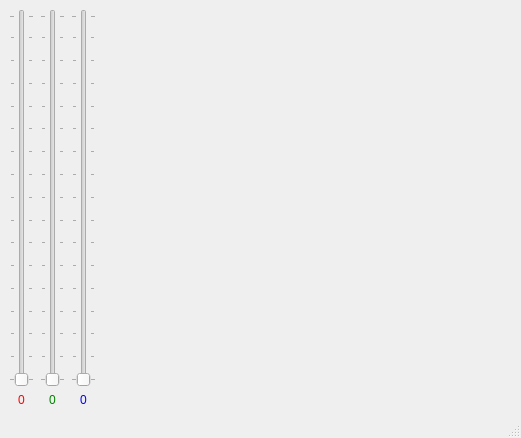
<?xml version="1.0" encoding="UTF-8"?>
<ui version="4.0">
 <class>MainWindow</class>
 <widget class="QMainWindow" name="MainWindow">
  <property name="geometry">
   <rect>
    <x>0</x>
    <y>0</y>
    <width>521</width>
    <height>438</height>
   </rect>
  </property>
  <property name="windowTitle">
   <string>MainWindow</string>
  </property>
  <widget class="QWidget" name="centralwidget">
   <layout class="QHBoxLayout" name="horizontalLayout">
    <item>
     <layout class="QGridLayout" name="gridLayout">
      <item row="0" column="0">
       <widget class="QSlider" name="redSlider">
        <property name="sizePolicy">
         <sizepolicy hsizetype="Preferred" vsizetype="Expanding">
          <horstretch>0</horstretch>
          <verstretch>0</verstretch>
         </sizepolicy>
        </property>
        <property name="toolTip">
         <string>Suwak czerwony</string>
        </property>
        <property name="styleSheet">
         <string notr="true"/>
        </property>
        <property name="maximum">
         <number>255</number>
        </property>
        <property name="pageStep">
         <number>16</number>
        </property>
        <property name="orientation">
         <enum>Qt::Vertical</enum>
        </property>
        <property name="tickPosition">
         <enum>QSlider::TicksBothSides</enum>
        </property>
       </widget>
      </item>
      <item row="0" column="1">
       <widget class="QSlider" name="greenSlider">
        <property name="sizePolicy">
         <sizepolicy hsizetype="Preferred" vsizetype="Expanding">
          <horstretch>0</horstretch>
          <verstretch>0</verstretch>
         </sizepolicy>
        </property>
        <property name="maximum">
         <number>255</number>
        </property>
        <property name="pageStep">
         <number>16</number>
        </property>
        <property name="orientation">
         <enum>Qt::Vertical</enum>
        </property>
        <property name="tickPosition">
         <enum>QSlider::TicksBothSides</enum>
        </property>
       </widget>
      </item>
      <item row="0" column="2">
       <widget class="QSlider" name="blueSlider">
        <property name="sizePolicy">
         <sizepolicy hsizetype="Preferred" vsizetype="Expanding">
          <horstretch>0</horstretch>
          <verstretch>0</verstretch>
         </sizepolicy>
        </property>
        <property name="maximum">
         <number>255</number>
        </property>
        <property name="pageStep">
         <number>16</number>
        </property>
        <property name="orientation">
         <enum>Qt::Vertical</enum>
        </property>
        <property name="tickPosition">
         <enum>QSlider::TicksBothSides</enum>
        </property>
       </widget>
      </item>
      <item row="1" column="0">
       <widget class="QLabel" name="labelRed">
        <property name="sizePolicy">
         <sizepolicy hsizetype="Preferred" vsizetype="Preferred">
          <horstretch>0</horstretch>
          <verstretch>0</verstretch>
         </sizepolicy>
        </property>
        <property name="styleSheet">
         <string notr="true">color:red</string>
        </property>
        <property name="text">
         <string>0</string>
        </property>
        <property name="alignment">
         <set>Qt::AlignCenter</set>
        </property>
       </widget>
      </item>
      <item row="1" column="1">
       <widget class="QLabel" name="labelGreen">
        <property name="sizePolicy">
         <sizepolicy hsizetype="Preferred" vsizetype="Preferred">
          <horstretch>0</horstretch>
          <verstretch>0</verstretch>
         </sizepolicy>
        </property>
        <property name="styleSheet">
         <string notr="true">color:green</string>
        </property>
        <property name="text">
         <string>0</string>
        </property>
        <property name="alignment">
         <set>Qt::AlignCenter</set>
        </property>
       </widget>
      </item>
      <item row="1" column="2">
       <widget class="QLabel" name="labelBlue">
        <property name="sizePolicy">
         <sizepolicy hsizetype="Preferred" vsizetype="Preferred">
          <horstretch>0</horstretch>
          <verstretch>0</verstretch>
         </sizepolicy>
        </property>
        <property name="styleSheet">
         <string notr="true">color:blue</string>
        </property>
        <property name="text">
         <string>0</string>
        </property>
        <property name="alignment">
         <set>Qt::AlignCenter</set>
        </property>
       </widget>
      </item>
     </layout>
    </item>
    <item>
     <widget class="myWidget" name="widget" native="true">
      <property name="sizePolicy">
       <sizepolicy hsizetype="Expanding" vsizetype="Preferred">
        <horstretch>0</horstretch>
        <verstretch>0</verstretch>
       </sizepolicy>
      </property>
     </widget>
    </item>
   </layout>
  </widget>
  <widget class="QMenuBar" name="menubar">
   <property name="geometry">
    <rect>
     <x>0</x>
     <y>0</y>
     <width>521</width>
     <height>23</height>
    </rect>
   </property>
  </widget>
  <widget class="QStatusBar" name="statusbar"/>
 </widget>
 <customwidgets>
  <customwidget>
   <class>myWidget</class>
   <extends>QWidget</extends>
   <header>my_widget.h</header>
   <container>1</container>
  </customwidget>
 </customwidgets>
 <resources/>
 <connections>
  <connection>
   <sender>greenSlider</sender>
   <signal>valueChanged(int)</signal>
   <receiver>labelGreen</receiver>
   <slot>setNum(int)</slot>
   <hints>
    <hint type="sourcelabel">
     <x>52</x>
     <y>254</y>
    </hint>
    <hint type="destinationlabel">
     <x>45</x>
     <y>392</y>
    </hint>
   </hints>
  </connection>
  <connection>
   <sender>redSlider</sender>
   <signal>valueChanged(int)</signal>
   <receiver>labelRed</receiver>
   <slot>setNum(int)</slot>
   <hints>
    <hint type="sourcelabel">
     <x>26</x>
     <y>232</y>
    </hint>
    <hint type="destinationlabel">
     <x>16</x>
     <y>399</y>
    </hint>
   </hints>
  </connection>
  <connection>
   <sender>blueSlider</sender>
   <signal>valueChanged(int)</signal>
   <receiver>labelBlue</receiver>
   <slot>setNum(int)</slot>
   <hints>
    <hint type="sourcelabel">
     <x>90</x>
     <y>164</y>
    </hint>
    <hint type="destinationlabel">
     <x>79</x>
     <y>400</y>
    </hint>
   </hints>
  </connection>
 </connections>
</ui>
